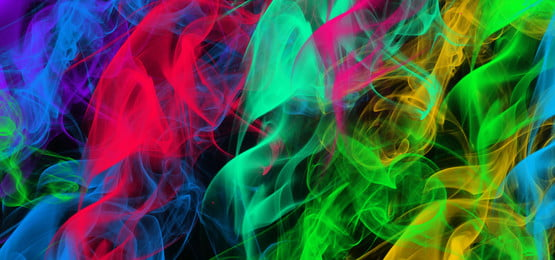
#> input picture 4/9.jpg, 555 x 260 px
$ python questao4.py
#> lines starting #> are read from the running program, lines starting #| are printed output that depends on the picture
#Abrir uma imagem colorida, transformar em HSV, visualizar e salvar cada um dos canais separadamente. Obs: Busquem compreender o que significa cada um dos canais.

 #Lembre-se do que é uma imagem em HSV: H É A TONALIDADE, OU SEJA, VERMELHO, AZUL ETC. S É A SATURAÇÃO: MAIS FRIO OU QUENTE. QUANTO MENOR O VALOR, MAIS CINZA VAI APARECER. QUANTO MAISO O VALOR, MAIS PURA ELA VAI SER, OU SEJA, MAIS PERTO DO NORMAL (DIGAMOS ASSIM). POR FIM, O V É O BRILHO (AUTOEXPLICATIVO NÉ)

import cv2

# primeiro passo: abrir uma imagem colorida. VOu abrir usando a função imread e o resultado será atribuído à variável image.
image = cv2.imread('9.jpg')
#> image is the input picture: shape (260, 555, 3); mean B, G, R 73.1, 87.7, 64.1

# segundo passo: transformar em HSV. Como tu faz isso? pega a função cvtColor e ela terá como entrada o resultado do primeiro passo e a função COLOR_BGR2HSV(NOTE QUE PARA AS 3 ÚLTIMAS LETRAS MUDARAM DO EXEMPLO DO CINZA). o RESULTADO DA FUNÇÃO cvtColor será atribuída à variável hsv_image.
hsv_image = cv2.cvtColor(image, cv2.COLOR_BGR2HSV)
#> hsv_image: shape (260, 555, 3); mean H, S, V 96, 214.2, 134.6

# o terceiro passo: eu vou ter que dividir o meu hsv, ou seja, um arquivo terá só o h, o outro s etc. Para isso, eu estou usando a minha função split que tem como parametro o resultado do segundo passo, ou seja a imagem em HSV.
h, s, v = cv2.split(hsv_image)
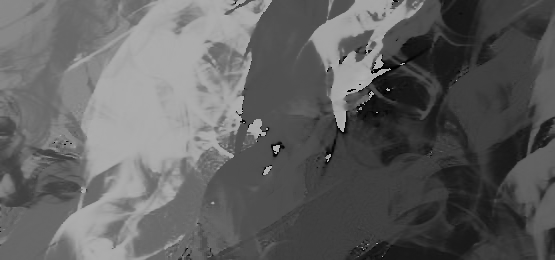
#> h: shape (260, 555); min 0, max 179, mean 96
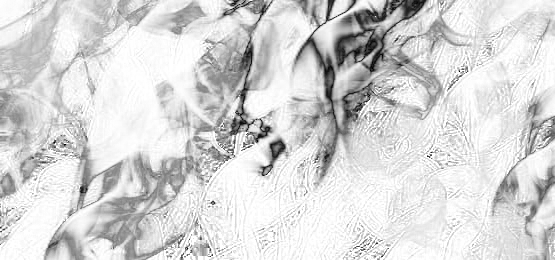
#> s: shape (260, 555); min 0, max 255, mean 214.2
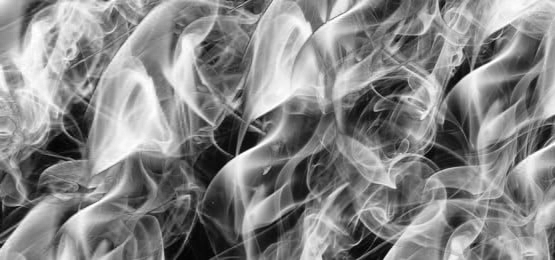
#> v: shape (260, 555); min 1, max 255, mean 134.6

# aqui eu vou visualizar a imagem em HSV. Uso a função imshow e ela tem como parametros o nome do quadro (da janela que vai abrir quando eu compilar o código e a minha imagem trasformada em HSV)
cv2.imshow('HSV Image', hsv_image)

#AQUI NA PRIMEIRA LINHA EU VOU VISUALIZAR A IMAGEM SÓ COM O H (TONALIDADE), NA SEGUNDA SÓ O S (SATURAÇÃO) E NA TERCEIRA SÓ COM O V (BRILHO). VOCÊ TÁ MOSTRRANDO SEPARADAMENTE, VIVIANE. COMO VOCÊ JÁ SABE, O IMSHOW RECEBE OS DOIS PARAMETROS: O NOME QUE VAI FICAR NA JANELA E A VARIÁVEL QUE CONTEM O QUE A GENTE QUER VER
cv2.imshow('H Channel', h)
cv2.imshow('S Channel', s)
cv2.imshow('V Channel', v)


#A JANELA VAI SUMIR EM QUANTO TEMPO?
cv2.waitKey(0)

# COMO JÁ SABE, MAS N CUSTA LEMBRAR... AQUI A GENTE VAI SALVAR O QUE A GENTE VIU NO PASSO ANTERIOR. OU SEJA, SALVO A MINHA IMAGEM EM HSV, H, S E V. PARA ISSO, TÔ UTILIZANDO A FUNÇÃO IMWRITE E ELA RECEBE COMO PARAMETRO: O NOME QUE EU ESCOLHI PRA SALVAR E A VARIÁVEL.
cv2.imwrite('hsv_image.jpg', hsv_image)
cv2.imwrite('h_channel.jpg', h)
cv2.imwrite('s_channel.jpg', s)
cv2.imwrite('v_channel.jpg', v)
